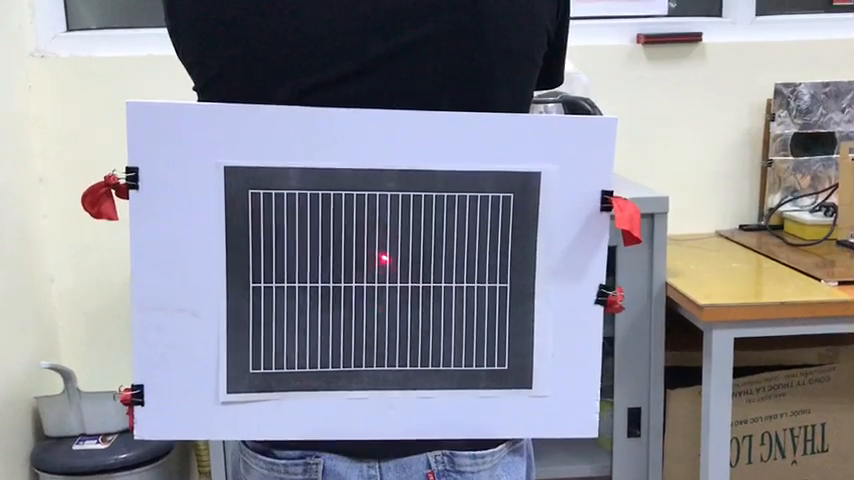
#> input picture frame 40 of video/test_6t7.mp4, 854 x 480 px
$ python testVideo.py
#> lines starting #> are read from the running program, lines starting #| are printed output that depends on the picture; after the words box and inside, x2 and y2 are one past the last pixel; in counts of white or black regions, pixels touching at a corner belong together

from skimage.filters import threshold_local
import numpy as np
import argparse
import cv2
import imutils
import matplotlib.pyplot as plt

def order_points(pts):
    # initialzie a list of coordinates that will be ordered
    # such that the first entry in the list is the top-left,
    # the second entry is the top-right, the third is the
    # bottom-right, and the fourth is the bottom-left
    rect = np.zeros((4, 2), dtype="float32")
    # the top-left point will have the smallest sum, whereas
    # the bottom-right point will have the largest sum
    s = pts.sum(axis=1)
    rect[0] = pts[np.argmin(s)]
    rect[2] = pts[np.argmax(s)]
    # now, compute the difference between the points, the
    # top-right point will have the smallest difference,
    # whereas the bottom-left will have the largest difference
    diff = np.diff(pts, axis=1)
    rect[1] = pts[np.argmin(diff)]
    rect[3] = pts[np.argmax(diff)]
    # return the ordered coordinates
    return rect


def four_point_transform(image, pts):
    # obtain a consistent order of the points and unpack them
    # individually
    rect = order_points(pts)
    (tl, tr, br, bl) = rect
    # compute the width of the new image, which will be the
    # maximum distance between bottom-right and bottom-left
    # x-coordiates or the top-right and top-left x-coordinates
    widthA = np.sqrt(((br[0] - bl[0]) ** 2) + ((br[1] - bl[1]) ** 2))
    widthB = np.sqrt(((tr[0] - tl[0]) ** 2) + ((tr[1] - tl[1]) ** 2))
    maxWidth = max(int(widthA), int(widthB))
    # compute the height of the new image, which will be the
    # maximum distance between the top-right and bottom-right
    # y-coordinates or the top-left and bottom-left y-coordinates
    heightA = np.sqrt(((tr[0] - br[0]) ** 2) + ((tr[1] - br[1]) ** 2))
    heightB = np.sqrt(((tl[0] - bl[0]) ** 2) + ((tl[1] - bl[1]) ** 2))
    maxHeight = max(int(heightA), int(heightB))
    # now that we have the dimensions of the new image, construct
    # the set of destination points to obtain a "birds eye view",
    # (i.e. top-down view) of the image, again specifying points
    # in the top-left, top-right, bottom-right, and bottom-left
    # order
    dst = np.array([
        [0, 0],
        [maxWidth - 1, 0],
        [maxWidth - 1, maxHeight - 1],
        [0, maxHeight - 1]], dtype="float32")
    # compute the perspective transform matrix and then apply it
    M = cv2.getPerspectiveTransform(rect, dst)
    warped = cv2.warpPerspective(image, M, (maxWidth, maxHeight))
    # return the warped image
    return warped


# Doc file video (khoảng 60 khung/s)
cap = cv2.VideoCapture("video/test_6t7.mp4")

# Khai báo tạo video
fourcc = cv2.VideoWriter_fourcc(*'XVID')
outVideo = cv2.VideoWriter('output.avi', fourcc, 5, (1280, 720))

blackLower = (0, 0, 60)
blackUpper = (255, 255, 120)

whiteLower = (0, 0, 245)
whiteUpper = (255, 255, 255)

cXPre = 1
cYPre = 1
frameThu = 0
vel = 0
new_width = 1096
new_height = 800

disTwoPoint = []

while True:
    # Read a new frame
    ok, frame = cap.read()
#> frame is the input picture: shape (480, 854, 3); mean B, G, R 149.6, 139.6, 138.8
    if not ok:
        # Neu khong doc duoc tiep thi out
        break
    else:
        frameThu += 1

    fileNameOrig = 'anhOrig%s.jpg' % (frameThu)
    print(fileNameOrig)
    cv2.imwrite(fileNameOrig, frame)

    ratio = frame.shape[0] / 500.0  # Chiều cao ảnh chuẩn hóa(chia cho 500)
    orig = frame.copy()
    frame = imutils.resize(frame, height=500)
#> frame: shape (500, 889, 3)

    # convert the image to grayscale, blur it, and find edges
    # in the image
    blurred = cv2.GaussianBlur(frame, (5, 5), 0)
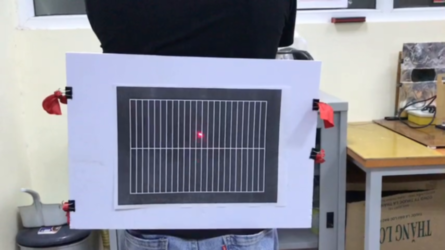
#> blurred: shape (500, 889, 3) (shown at 1/2 size); mean B, G, R 149.6, 139.5, 138.8
    hsv = cv2.cvtColor(blurred, cv2.COLOR_BGR2HSV)
#> hsv: shape (500, 889, 3); mean H, S, V 87.3, 54.9, 157.7

    gray = cv2.cvtColor(blurred, cv2.COLOR_BGR2GRAY)
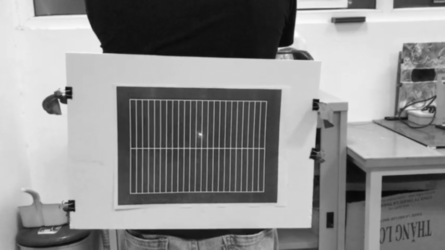
#> gray: shape (500, 889) (shown at 1/2 size); min 7, max 255, mean 140.4
    edged = cv2.Canny(gray, 75, 200)
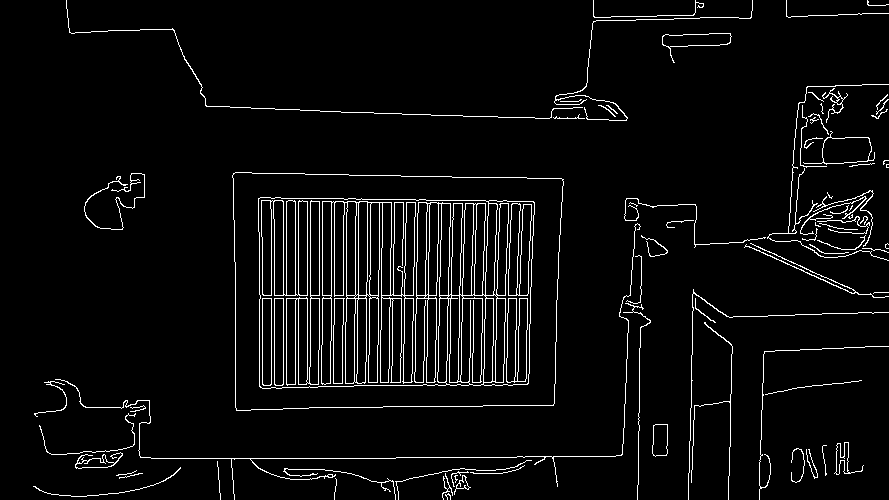
#> edged: shape (500, 889); 4.6% white in thin lines or dots

    mask = cv2.inRange(hsv, blackLower, blackUpper)
#> mask: shape (500, 889); 23.4% white; 123 white regions (34 under 20 px), largest, box (x1, y1, x2, y2) and area: (234, 174, 562, 409) 23197, (760, 346, 889, 500) 10989, (29, 425, 221, 500) 6253

    mask = cv2.erode(mask, None, iterations=2)
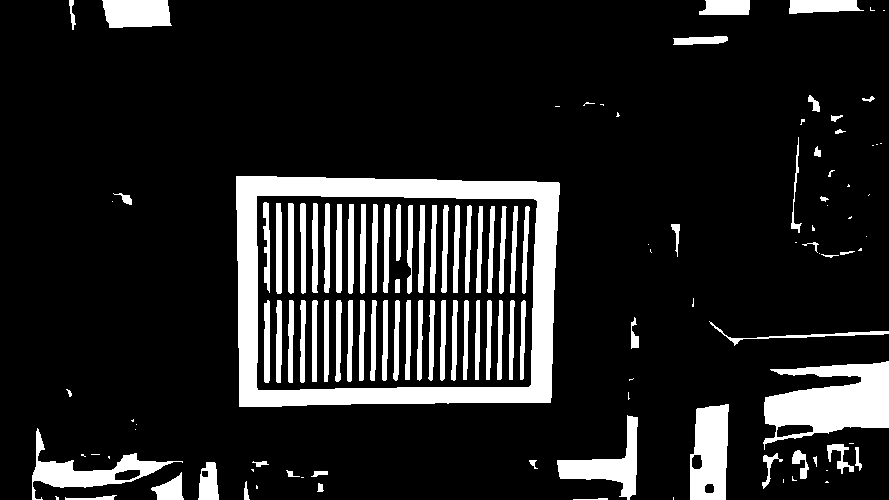
#> mask: shape (500, 889); 13.6% white; 129 white regions (42 under 20 px), largest, box (x1, y1, x2, y2) and area: (236, 176, 560, 407) 19069, (763, 361, 889, 450) 6518, (690, 404, 729, 500) 3033
    mask = cv2.dilate(mask, None, iterations=2)
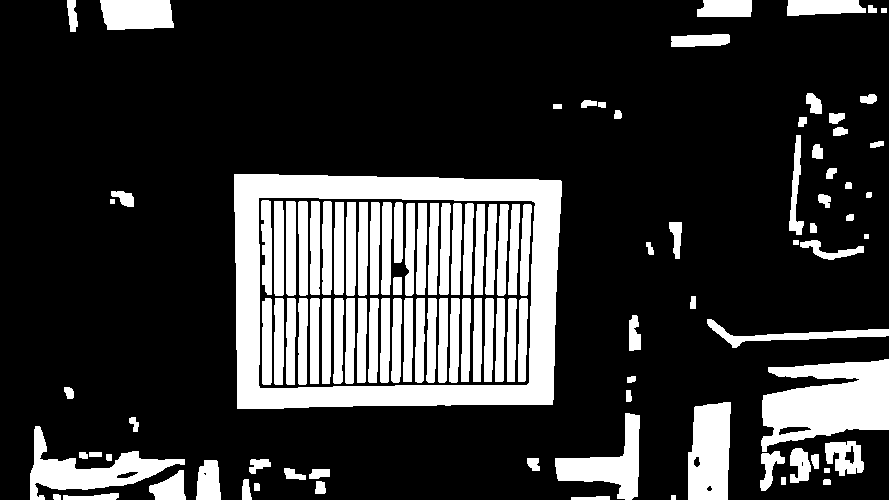
#> mask: shape (500, 889); 21.2% white; 114 white regions
    # show the original image and the edge detected image
    # print("STEP 1: Edge Detection")
    # cv2.imshow("Image", frame)
    # cv2.imshow("Edged", edged)
    # cv2.waitKey(0)
    # cv2.destroyAllWindows()

    # Step 2: Finding Contours
    # find the contours in the edged image, keeping only the
    # largest ones, and initialize the screen contour
    cnts = cv2.findContours(mask.copy(), cv2.RETR_LIST, cv2.CHAIN_APPROX_SIMPLE)
#> cnts = 122 contours, 5 with area under 20; largest, box (x1, y1, x2, y2) and area: (234, 174, 562, 409) 73220, (258, 197, 536, 389) 51034, (761, 359, 889, 452) 7724, (688, 402, 731, 500) 3572, (30, 426, 185, 500) 3561
    cnts = imutils.grab_contours(cnts)
    cnts = sorted(cnts, key=cv2.contourArea, reverse=True)[:]
    # loop over the contours
    for c in cnts:
        # approximate the contour
        peri = cv2.arcLength(c, True)
        approx = cv2.approxPolyDP(c, 0.02 * peri, True)
        # if our approximated contour has four points, then we
        # can assume that we have found our screen
        if len(approx) == 4:
            screenCnt = approx
            break
#> this loop made 1 pass
#> (peri, screenCnt) on pass 1: (1109.4, [[234, 174], [237, 408], [552, 404], [560, 180]])

    if len(approx) != 4:
        print("Không thấy tờ giấy trong frame thứ ", frameThu)

    # show the contour (outline) of the piece of paper
    # print("STEP 2: Find contours of paper")
    # cv2.drawContours(image, [screenCnt], -1, (0, 255, 0), 2)
    # cv2.imshow("Outline", frame)
    # cv2.waitKey(0)
    # cv2.destroyAllWindows()

    # Step 3: Apply a Perspective Transform & Threshold
    # apply the four point transform to obtain a top-down
    # view of the original image
    try:
        warped = four_point_transform(orig, screenCnt.reshape(4, 2) * ratio)
#> in order_points, `s = pts.sum(axis=1)`: s = [391.7, 619.2, 917.8, 710.4]
#> in order_points, `diff = np.diff(pts, axis=1)`: diff = [-57.6, 164.2, -142.1, -364.8]
#> in four_point_transform, `rect = order_points(pts)`: rect = [[224.6, 167], [537.6, 172.8], [529.9, 387.8], [227.5, 391.7]]
#> in four_point_transform, `(tl, tr, br, bl) = rect`: tl = [224.6, 167]; tr = [537.6, 172.8]; br = [529.9, 387.8]; bl = [227.5, 391.7]
#> in four_point_transform, `widthA = np.sqrt(((br[0] - bl[0]) ** 2) + ((br[1] - bl[1]) ** 2))`: widthA = 302.4
#> in four_point_transform, `widthB = np.sqrt(((tr[0] - tl[0]) ** 2) + ((tr[1] - tl[1]) ** 2))`: widthB = 313
#> in four_point_transform, `heightA = np.sqrt(((tr[0] - br[0]) ** 2) + ((tr[1] - br[1]) ** 2))`: heightA = 215.2
#> in four_point_transform, `heightB = np.sqrt(((tl[0] - bl[0]) ** 2) + ((tl[1] - bl[1]) ** 2))`: heightB = 224.7
#> in four_point_transform, `maxHeight = max(int(heightA), int(heightB))`: maxHeight = 224
#> in four_point_transform, `dst = np.array([ [0, 0], [maxWidth - 1, 0], [maxWidth - 1, maxHeight -..`: dst = [[0, 0], [312, 0], [312, 223], [0, 223]]
#> in four_point_transform, `M = cv2.getPerspectiveTransform(rect, dst)`: M = [[0.903, -0.0116, -201], [-0.0167, 0.907, -147.8], [-0.000128, -0.000145, 1]]
        # convert the warped image to grayscale, then threshold it
        # to give it that 'black and white' paper effect
        # warped = cv2.cvtColor(warped, cv2.COLOR_BGR2GRAY)
        # T = threshold_local(warped, 11, offset=10, method="gaussian")
        # warped = (warped > T).astype("uint8") * 255
        # show the original and scanned images
        fileNameImage = 'anhOut%s.jpg' % (frameThu)
        print(fileNameImage)
        cv2.imwrite(fileNameImage, warped)
    except:
        print("Lỗi ở frame thứ", frameThu)

    # STEP 4: Detect point laser coordinates
    warped = cv2.resize(src=warped, dsize=(new_width, new_height))
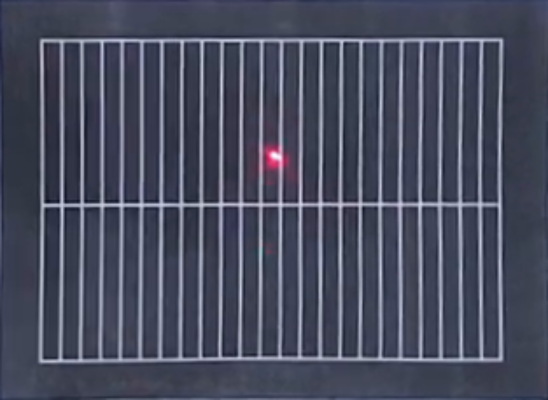
#> warped: shape (800, 1096, 3) (shown at 1/2 size); mean B, G, R 95.2, 76.8, 73

    blurredWar = cv2.GaussianBlur(warped, (5, 5), 0)
    hsvWar = cv2.cvtColor(blurredWar, cv2.COLOR_BGR2HSV)
#> hsvWar: shape (800, 1096, 3); mean H, S, V 115, 65.6, 95.4

    maskWar = cv2.inRange(hsvWar, whiteLower, whiteUpper)
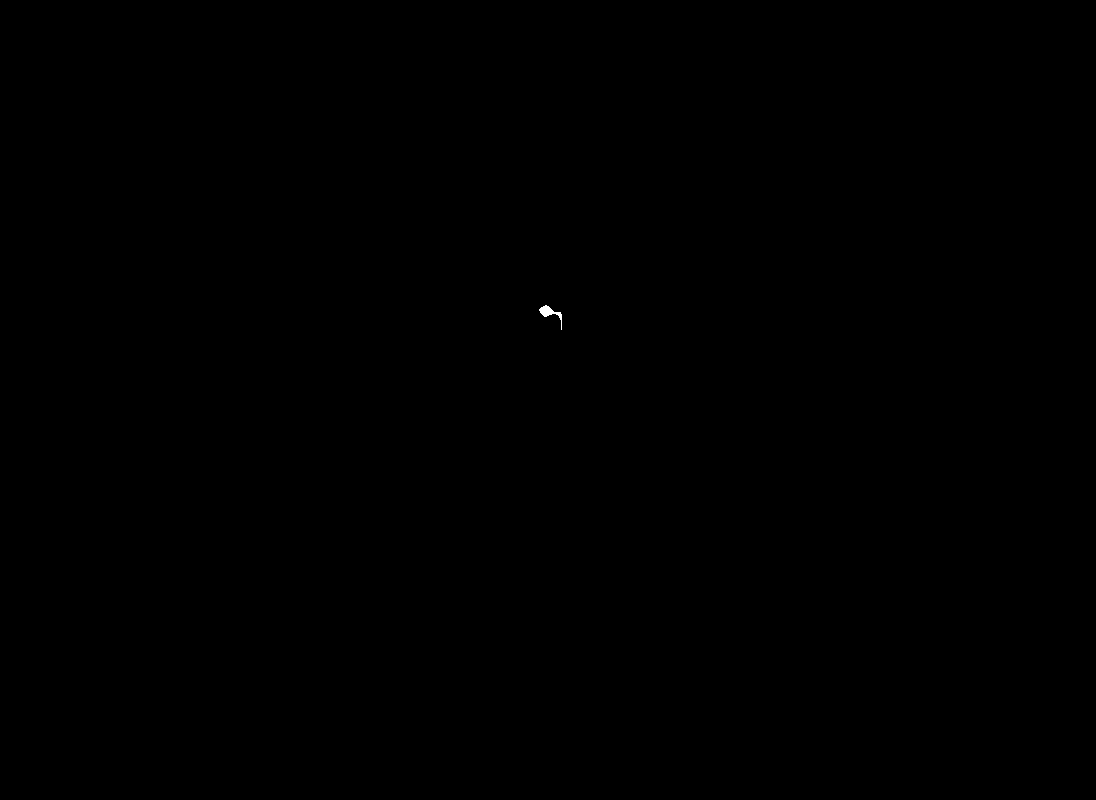
#> maskWar: shape (800, 1096); 0.02% white; 1 white region, box (x1, y1, x2, y2) and area: (539, 305, 562, 330) 159

    maskWar = cv2.erode(maskWar, None, iterations=2)
#> maskWar: shape (800, 1096); 0% white; 1 white region, box (x1, y1, x2, y2) and area: (542, 308, 550, 314) 29
    maskWar = cv2.dilate(maskWar, None, iterations=2)  # Đang là ảnh Gray với 2 mức xám 0 và 255
#> maskWar: shape (800, 1096); 0.01% white; 1 white region, box (x1, y1, x2, y2) and area: (540, 306, 552, 316) 101

    # convert the grayscale image to binary image
    ret, thresh = cv2.threshold(maskWar, 127, 255, 0)

    # calculate moments of binary image
    M = cv2.moments(thresh)
#> M = moments, m00 25755, centre m10/m00, m01/m00 = (545.6, 310.5)

    # calculate x,y coordinate of center
    cX = int(M["m10"] / M["m00"])
#> cX = 545
    cY = int(M["m01"] / M["m00"])
#> cY = 310

    # put text and highlight the center
    print("Tọa độ tâm: ", cX, cY)
#| Tọa độ tâm:  545 310
    # print("STEP 4: Detect point laser coordinates")

    # STEP 5: Velocity calculation of laser point
    if (frameThu == 1):
        cYPre = cY
#> cYPre = 310
        cXPre = cX
#> cXPre = 545

    if (cYPre != 0 and cYPre != 0 and frameThu % 10 == 0):
        dis = np.sqrt(((cX - cXPre) ** 2) + ((cY - cYPre) ** 2)) / 40
        vel = dis * 3  # Because 30 fps
        print("Vận tốc: ", vel, "cm/s")
        cYPre = cY
        cXPre = cX

    disTwoPoint.append(cX)

    # key = cv2.waitKey(1) & 0xff  # Neu nhan q thi thoat
    # if key == ord('q'):
    #     break
averagedDis = round(np.average(disTwoPoint))
diffDis = (disTwoPoint - averagedDis) / 40

time = (np.arange(frameThu)) / 30

plt.plot(time, diffDis, color='green', linestyle='dashed', linewidth=2,
         marker='o', markerfacecolor='red', markersize=5)

plt.xlabel('Thời gian(s)')
plt.ylabel('Khoảng cách sai lêch theo phương ngang(cm)')

plt.title('Dao động của người quanh giá trị trung bình')
plt.show()

# Hiện thị video
cv2.destroyAllWindows()

$ run again, starting later in the video
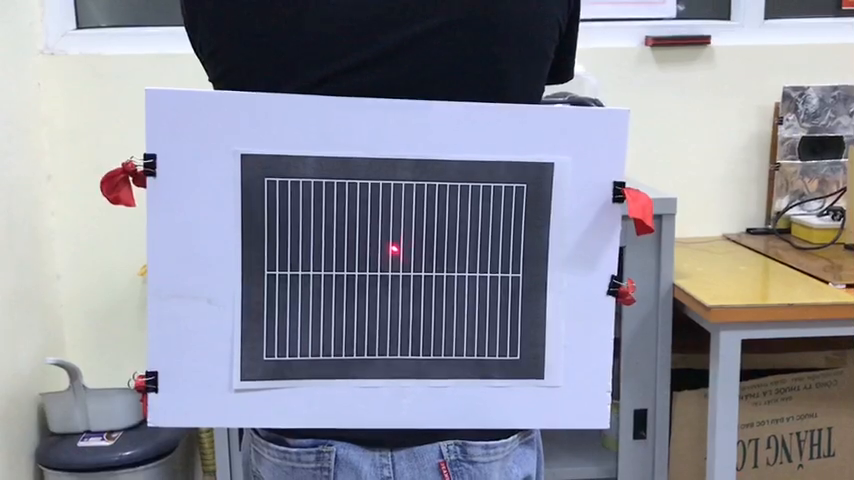
#> input picture frame 183 of video/test_6t7.mp4, 854 x 480 px
#> frame is the input picture: shape (480, 854, 3); mean B, G, R 153.1, 140.1, 138.5
#> frame: shape (500, 889, 3)
#> hsv: shape (500, 889, 3); mean H, S, V 89.3, 55.7, 159.9
#> `edged = cv2.Canny(gray, 75, 200)`:
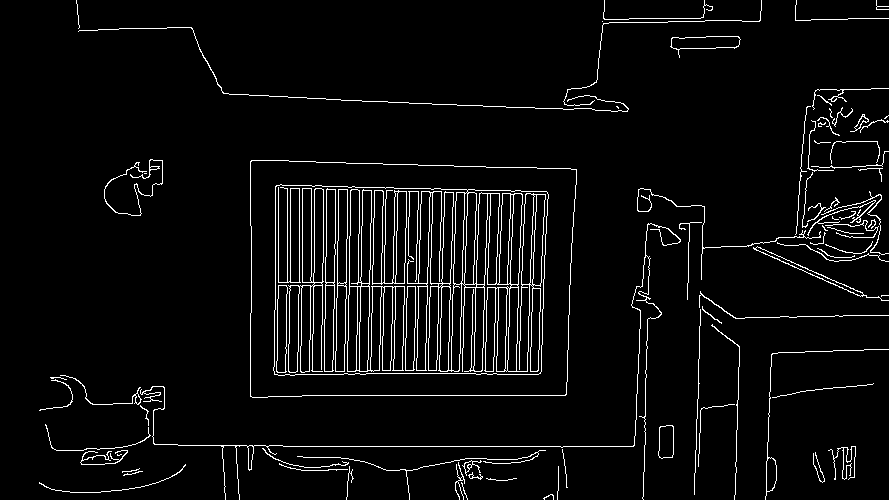
#> edged: shape (500, 889); 4.6% white in thin lines or dots
#> cnts = 117 contours, 6 with area under 20; largest, box (x1, y1, x2, y2) and area: (251, 161, 575, 396) 72268, (273, 184, 549, 376) 50472, (769, 364, 889, 449) 7122, (34, 422, 197, 500) 4216, (694, 405, 738, 500) 3516
#> the loop `for c in cnts:` made 1 pass
#> (peri, screenCnt) on pass 1: (1104.7, [[251, 162], [251, 395], [565, 392], [574, 171]])
#> s = [396.5, 620.2, 918.7, 715.2]
#> diff = [-85.44, 138.2, -166.1, -386.9]
#> rect = [[241, 155.5], [551, 164.2], [542.4, 376.3], [241, 379.2]]
#> tl = [241, 155.5]; tr = [551, 164.2]; br = [542.4, 376.3]; bl = [241, 379.2]
#> widthA = 301.5
#> widthB = 310.2
#> maxWidth = 310
#> heightA = 212.3
#> heightB = 223.7
#> maxHeight = 223
#> dst = [[0, 0], [309, 0], [309, 222], [0, 222]]
#> in four_point_transform, `M = cv2.getPerspectiveTransform(rect, dst)`: M = [[0.891, -3.9e-17, -214.8], [-0.0253, 0.909, -135.3], [-0.000154, -0.000124, 1]]
#> `warped = cv2.resize(src=warped, dsize=(new_width, new_height))`:
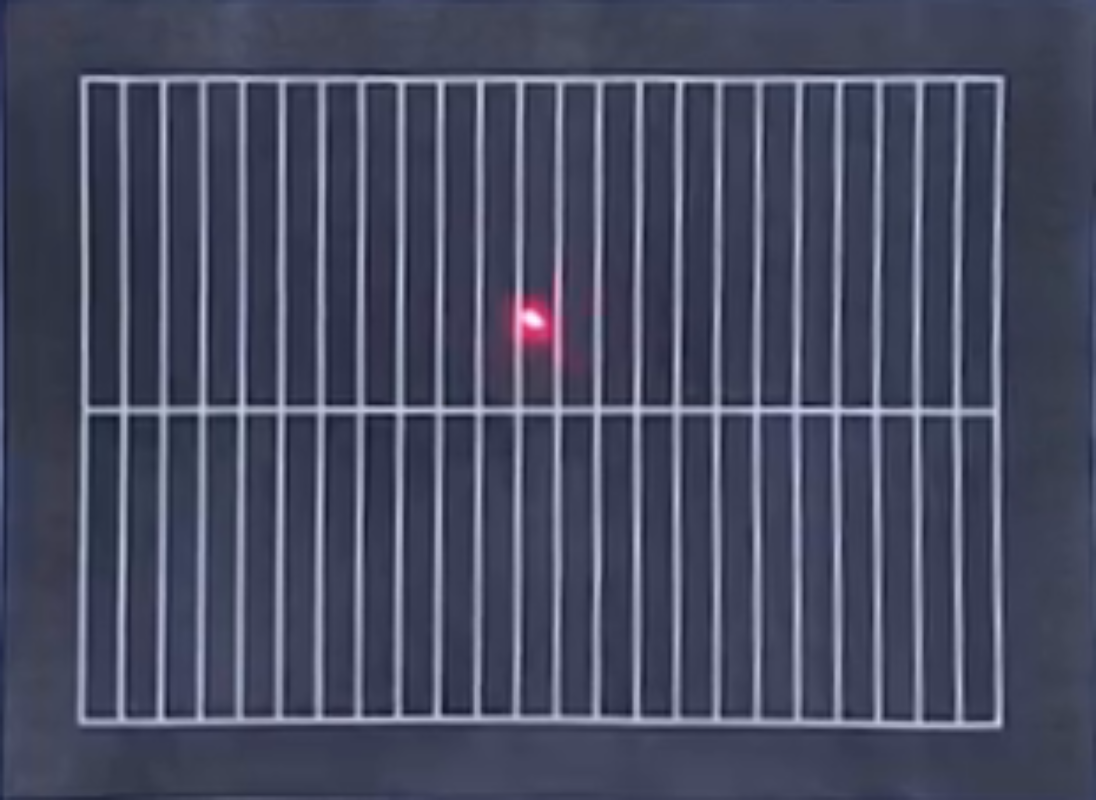
#> warped: shape (800, 1096, 3); mean B, G, R 98.1, 76.1, 72.1
#> hsvWar: shape (800, 1096, 3); mean H, S, V 115.6, 73.9, 98.3
#> `M = cv2.moments(thresh)`: M = moments, m00 53550, centre m10/m00, m01/m00 = (529.5, 318.8)
#> cX = 529
#> cY = 318
#| Tọa độ tâm:  529 318
#> cXPre = 529
